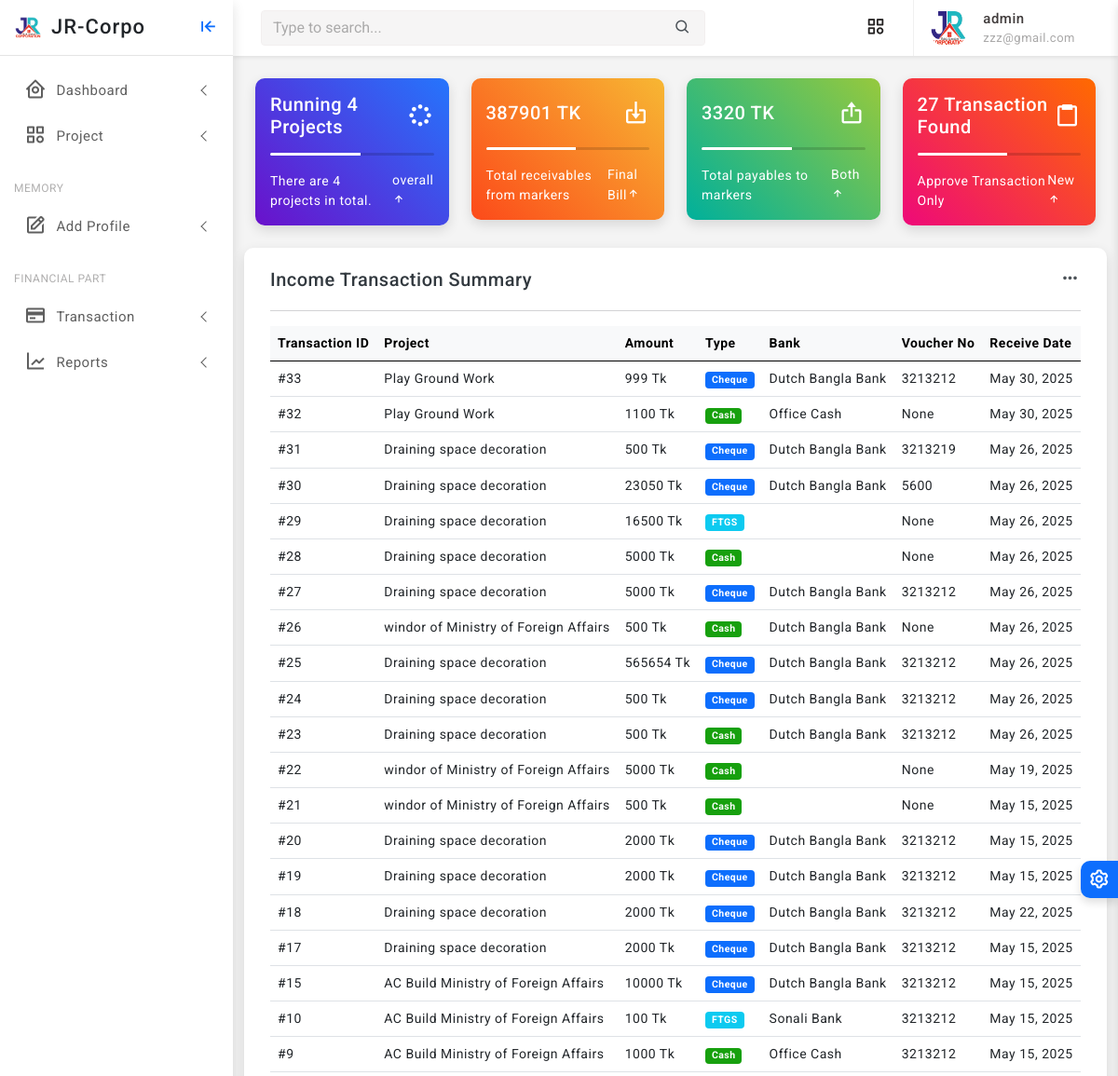
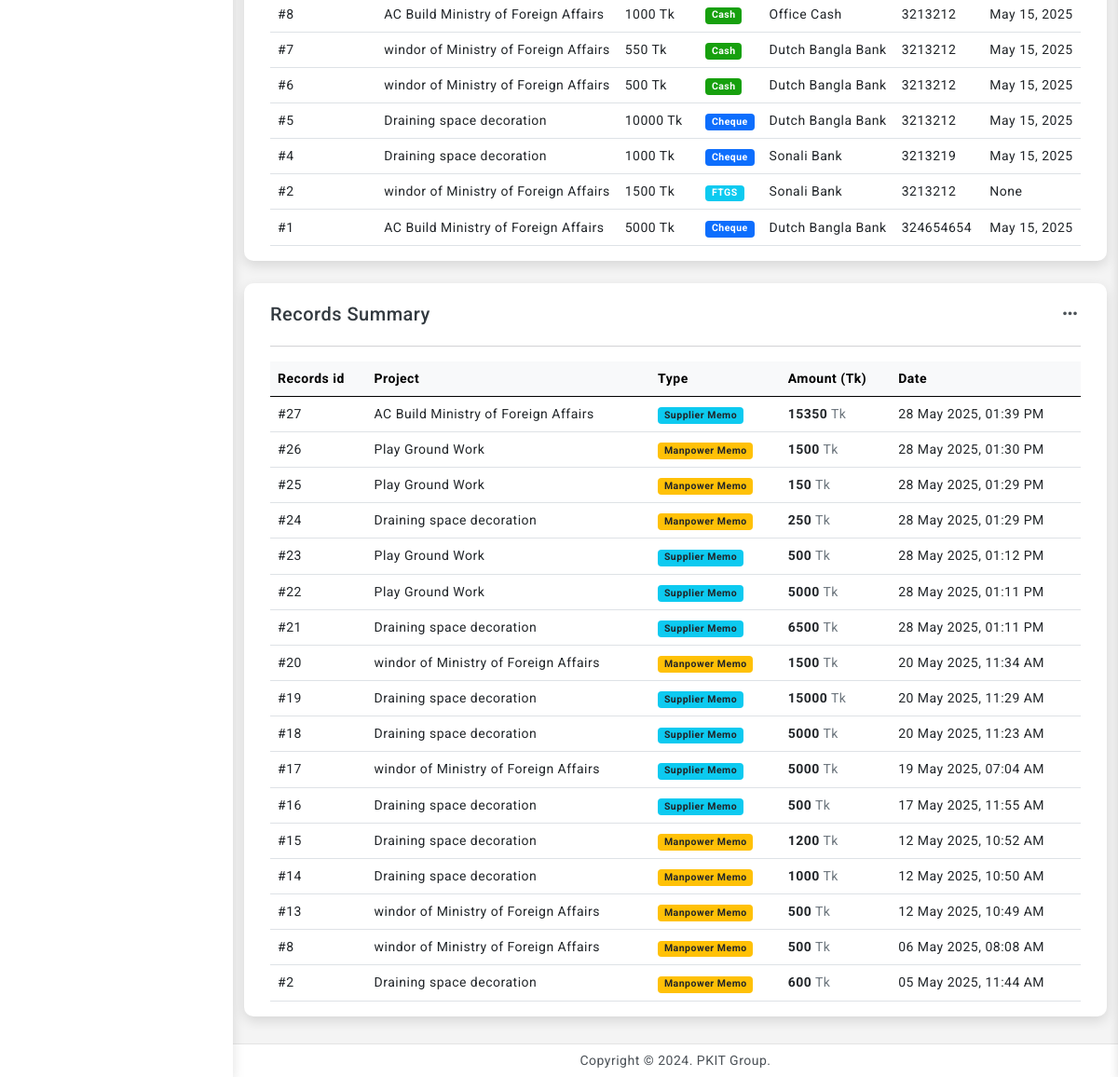
The app's page / (signed in) with its own data (2 pictures, top to bottom).
### finance/models.py (models this page shows, shortened)
class Transaction(models.Model):
    TYPE_CHOICES = [
        ('CASH', 'Cash'),
        ('BANK', 'Bank Deposit'),
        ('MOBILE', 'Bkash / Nogod / Rocket'),
        ('CHEQUE', 'Cheque'),
    ]
    STATUS_CHOICES = [
        ('PENDING', 'Pending'),
        ('APPROVED', 'Approved'),
        ('CANCELLED', 'Cancelled'),
    ]
    project = models.ForeignKey('core.Project', on_delete=models.CASCADE, related_name='transactions')
    amount = models.PositiveIntegerField(help_text="Maximum allowed is 10,000,000 TK")
    type = models.CharField(max_length=10, choices=TYPE_CHOICES)
    bank = models.ForeignKey('Bank', on_delete=models.SET_NULL, null=True, blank=True)
    cheque_number = models.CharField(max_length=50, blank=True, null=True)
    cheque_date = models.DateField(blank=True, null=True)
    voucher_no = models.CharField(max_length=100, null=True, blank=True)
    voucher_date = models.DateField(null=True, blank=True,)
    receive_date = models.DateField(null=True, blank=True)
    status = models.CharField(max_length=10, choices=STATUS_CHOICES, default='PENDING')
    company_account = models.ForeignKey('BankAccount', on_delete=models.PROTECT)
    created_at = models.DateTimeField(auto_now_add=True, help_text="Transaction creation timestamp")
    updated_at = models.DateTimeField(auto_now=True, help_text="Transaction last updated")
    class Meta:
        verbose_name = "Transaction"
        verbose_name_plural = "Transactions"
        ordering = ['-voucher_date']

class Bank(models.Model):
    name = models.CharField(max_length=100)

### core/models.py (models this page shows, shortened)
class Project(models.Model):
    STATUS_CHOICES = [
        ('RUNNING', 'Running'),
        ('TRIAL', 'Trial Period'),
        ('CLOSED', 'Closed'),
        ('OTHER', 'Other'),
    ]
    company = models.ForeignKey(Company, on_delete=models.CASCADE, related_name='projects')
    name = models.CharField(max_length=255)
    location = models.CharField(max_length=255)
    approximate_bill = models.PositiveIntegerField(default=0)
    current_cost = models.PositiveIntegerField(default=0, null=True, blank=True)
    final_bill = models.PositiveIntegerField(default=0, null=True, blank=True)
    current_paid = models.PositiveIntegerField(default=0, null=True, blank=True)
    created_at = models.DateTimeField(auto_now_add=True)
    updated_at = models.DateTimeField(auto_now=True)
    status = models.CharField(max_length=10, null=True, blank=True, choices=STATUS_CHOICES, default='RUNNING')

class Record(models.Model):
    memo = models.ForeignKey(
        'Memo',
        on_delete=models.CASCADE,
        null=True,
        blank=True,
        related_name='records'
    )
    manpower = models.ForeignKey(
        'ManpowerMemo',
        on_delete=models.CASCADE,
        null=True,
        blank=True,
        related_name='records'
    )
    project = models.ForeignKey('Project', on_delete=models.CASCADE)
    amount = models.PositiveIntegerField()
    created_at = models.DateTimeField(auto_now_add=True)

### accounts/views.py (the view)
# urls.py: path('', home_view, name='home'),
@login_required
def home_view(request):
    if request.user.is_staff:
        projects = Project.objects.filter(status='RUNNING').count()
        all_projects = Project.objects.all().count()
        all_transaction= Transaction.objects.filter(status='APPROVED').count()
        records = Record.objects.select_related('memo', 'manpower', 'project').order_by('-created_at')[:50]
        transactions = Transaction.objects.select_related('project', 'bank', 'company_account').order_by('-created_at')[:50]
        total_receivables = get_total_receivables_from_running_projects()
        total_market_due = get_total_market_payables()
        total_manpower_due = get_total_manpower_payables()
        total_all_due = total_market_due + total_manpower_due
        context = {'projects': projects,
                   'all_projects': all_projects,
                   'total_receivables': total_receivables,
                   'total_all_due':total_all_due,
                   'all_transaction': all_transaction,
                   'records': records,
                   'transactions': transactions,}
        return render(request, 'home_staff.html', context)
    else:
        return render(request, 'home.html')

### accounts/views.py (called while the page is built)
def get_total_receivables_from_running_projects():
    receivables = Project.objects.filter(
        status='RUNNING',
        final_bill__gt=0  # Exclude 0 and None
    ).annotate(
        due=ExpressionWrapper(F('final_bill') - F('current_paid'), output_field=IntegerField())
    ).aggregate(
        total_due=Sum('due')
    )
    return receivables['total_due'] or 0

def get_total_market_payables():
    payables = Memo.objects.annotate(
        due=ExpressionWrapper(F('amount') - F('payment_balance'), output_field=IntegerField())
    ).aggregate(
        total_due=Sum('due')
    )
    return payables['total_due'] or 0

def get_total_manpower_payables():
    payables = ManpowerMemo.objects.annotate(
        due=ExpressionWrapper(F('amount') - F('payment_balance'), output_field=IntegerField())
    ).aggregate(
        total_due=Sum('due')
    )
    return payables['total_due'] or 0

### accounts/templates/home_staff.html (shortened to what this page needs)
{% extends 'partials/base0.html' %}
{% block content %}
    					<div class="row row-cols-1 row-cols-md-2 row-cols-xl-4">
						<div class="col">
							<div class="card radius-10 bg-gradient-deepblue">
							 <div class="card-body">
								<div class="d-flex align-items-center">
									<h5 class="mb-0 text-white">Running {{projects}} Projects</h5>
									<div class="ms-auto">
                                        <i class='bx bx-loader-circle bx-spin fs-3 text-white'></i>
									</div>
								</div>
								<div class="progress my-3 bg-light-transparent" style="height:3px;">
									<div class="progress-bar bg-white" role="progressbar" style="width: 55%" aria-valuenow="25" aria-valuemin="0" aria-valuemax="100"></div>
								</div>
								<div class="d-flex align-items-center text-white">
									<p class="mb-0">There are {{all_projects}} projects in total.</p>
									<p class="mb-0 ms-auto">overall<span><i class='bx bx-up-arrow-alt'></i></span></p>
								</div>
							</div>
						  </div>
						</div>
						<div class="col">
							<div class="card radius-10 bg-gradient-orange">
							<div class="card-body">
								<div class="d-flex align-items-center">
									<h5 class="mb-0 text-white">{{total_receivables}} TK</h5>
									<div class="ms-auto">
                                        <i class='bx bx-import fs-3 text-white'></i>
									</div>
								</div>
								<div class="progress my-3 bg-light-transparent" style="height:3px;">
									<div class="progress-bar bg-white" role="progressbar" style="width: 55%" aria-valuenow="25" aria-valuemin="0" aria-valuemax="100"></div>
								</div>
								<div class="d-flex align-items-center text-white">
									<p class="mb-0">Total receivables from markers</p>
									<p class="mb-0 ms-auto">Final Bill<span><i class='bx bx-up-arrow-alt'></i></span></p>
								</div>
							</div>
						  </div>
						</div>
						<div class="col">
							<div class="card radius-10 bg-gradient-ohhappiness">
							<div class="card-body">
								<div class="d-flex align-items-center">
									<h5 class="mb-0 text-white">{{total_all_due}} TK</h5>
									<div class="ms-auto">
                                      <i class='bx bx-export fs-3 text-white'></i>
									</div>
								</div>
								<div class="progress my-3 bg-light-transparent" style="height:3px;">
									<div class="progress-bar bg-white" role="progressbar" style="width: 55%" aria-valuenow="25" aria-valuemin="0" aria-valuemax="100"></div>
								</div>
								<div class="d-flex align-items-center text-white">
									<p class="mb-0">Total payables to markers</p>
									<p class="mb-0 ms-auto">Both<span><i class='bx bx-up-arrow-alt'></i></span></p>
								</div>
							</div>
						</div>
						</div>
						<div class="col">
							<div class="card radius-10 bg-gradient-ibiza">
							 <div class="card-body">
								<div class="d-flex align-items-center">
									<h5 class="mb-0 text-white">{{all_transaction}} Transaction  Found </h5>
									<div class="ms-auto">
                                       <i class='bx bx-clipboard fs-3 text-white'></i>
									</div>
								</div>
								<div class="progress my-3 bg-light-transparent" style="height:3px;">
									<div class="progress-bar bg-white" role="progressbar" style="width: 55%" aria-valuenow="25" aria-valuemin="0" aria-valuemax="100"></div>
								</div>
								<div class="d-flex align-items-center text-white">
									<p class="mb-0">Approve Transaction Only</p>
									<p class="mb-0 ms-auto">New<span><i class='bx bx-up-arrow-alt'></i></span></p>
								</div>
							</div>
						 </div>
						</div>
					</div>
				<div class="row">
					<div class="card radius-10">
						<div class="card-body">
							<div class="d-flex align-items-center">
								<div>
									<h5 class="mb-0">Income Transaction Summary</h5>
								</div>
								<div class="font-22 ms-auto"><i class="bx bx-dots-horizontal-rounded"></i>
								</div>
							</div>
							<hr>
							<div class="table-responsive">
				<table class="table align-middle mb-0">
					<thead class="table-light">
						<tr>
							<th>Transaction ID</th>
							<th>Project</th>
							<th>Amount</th>
							<th>Type</th>
							<th>Bank</th>
							<th>Voucher No</th>
							<th>Receive Date</th>
						</tr>
					</thead>
					<tbody>
						{% for txn in transactions %}
						<tr>
							<td>#{{ txn.id }}</td>
							<td>{{ txn.project.name }}</td>
							<td>{{ txn.amount }} Tk</td>
							<td>
								<span class="badge
									{% if txn.type == 'CASH' %} bg-success
									{% elif txn.type == 'CHEQUE' %} bg-primary
									{% elif txn.type == 'FTGS' %} bg-info
									{% elif txn.type == 'OTHER' %} bg-warning
									{% else %} bg-secondary {% endif %}">
									{{ txn.get_type_display }}
								</span>
							</td>
							<td>{{ txn.bank.name }}</td>
							<td>{{ txn.voucher_no }}</td>
							<td>{{ txn.receive_date }}</td>
						</tr>
						{% empty %}
						<tr>
							<td colspan="8" class="text-center">No transactions found</td>
						</tr>
						{% endfor %}
					</tbody>
				</table>
			</div>
						</div>
					</div>
					<div class="card radius-10">
						<div class="card-body">
							<div class="d-flex align-items-center">
								<div>
									<h5 class="mb-0">Records Summary</h5>
								</div>
								<div class="font-22 ms-auto"><i class="bx bx-dots-horizontal-rounded"></i>
								</div>
							</div>
							<hr>
							<div class="table-responsive">
								<table class="table align-middle mb-0">
									<thead class="table-light">
										<tr>
											<th>Records id</th>
											<th>Project</th>
											<th>Type</th>
											<th>Amount (Tk)</th>
											<th>Date</th>
										</tr>
									</thead>
									<tbody>
										{% for record in records %}
										<tr >
											<td>#{{ record.id }}</td>
											<td>
												{{ record.project.name }}
											</td>
											<td>
												{% if record.memo %}
													<span class="badge bg-info text-dark">Supplier Memo</span>
												{% elif record.manpower %}
													<span class="badge bg-warning text-dark">Manpower Memo</span>
												{% else %}
													<span class="badge bg-secondary">N/A</span>
												{% endif %}
											</td>
											<td><strong>{{ record.amount }}</strong> <span class="text-muted">Tk</span></td>
											<td>
												<span class="text-nowrap">{{ record.created_at|date:"d M Y, h:i A" }}</span>
											</td>
										</tr>
										{% empty %}
										<tr>
											<td colspan="5" class="text-center text-muted">No records found</td>
										</tr>
										{% endfor %}
									</tbody>
								</table>
							</div>
						</div>
					</div>
{% endblock %}

### templates/partials/base0.html (shortened to what this page needs)
<!doctype html>
<html lang="en">
{% load static %}
<head>
	<link href="{% static 'assets/plugins/vectormap/jquery-jvectormap-2.0.2.css' %}" rel="stylesheet"/>
	<link href="{% static 'assets/plugins/simplebar/css/simplebar.css' %}" rel="stylesheet" />
	<link href="{% static 'assets/plugins/perfect-scrollbar/css/perfect-scrollbar.css' %}" rel="stylesheet" />
	<link href="{% static 'assets/plugins/metismenu/css/metisMenu.min.css' %}" rel="stylesheet" />
	<link href="{% static 'assets/css/pace.min.css' %}" rel="stylesheet" />
	<link href="{% static 'assets/css/bootstrap.min.css' %}" rel="stylesheet">
	<link href="{% static 'assets/css/app.css' %}" rel="stylesheet">
	<link href="{% static 'assets/css/icons.css' %}" rel="stylesheet">
	<link rel="stylesheet" href="{% static 'assets/css/dark-theme.css' %}" />
	<link rel="stylesheet" href="{% static 'assets/css/semi-dark.css' %}" />
	<link rel="stylesheet" href="{% static 'assets/css/header-colors.css' %}" />
		<link rel="stylesheet" href="https://use.fontawesome.com/releases/v5.15.2/css/all.css"
>
</head>
<body>
	<div class="wrapper">
		<div class="sidebar-wrapper" data-simplebar="true">
			<div class="sidebar-header">
				<div>
					<img src="{% static 'assets/images/jr.png' %} " class="logo-icon" alt="logo icon">
				</div>
				<div>
				<a href="{% url 'home' %}" class="text-decoration-none">
					<h4 class="logo-text text-dark">JR-Corpo</h4>
				</a>
				</div>
				<div class="toggle-icon ms-auto"><i class='bx bx-arrow-to-left'></i>
				</div>
			</div>
			<ul class="metismenu" id="menu">
				<li>
					<a href="javascript:;" class="has-arrow">
						<div class="parent-icon"><i class='bx bx-home-circle'></i>
						</div>
						<div class="menu-title">Dashboard</div>
					</a>
				</li>
				<li>
					<a href="javascript:;" class="has-arrow">
						<div class="parent-icon"><i class="bx bx-category"></i>
						</div>
						<div class="menu-title">Project</div>
					</a>
						<li> <a href="{% url 'all_project_list' %}">All Project Add</a></li></li>
					</ul>
				<li class="menu-label">Memory</li>
				<li>
					<a class="has-arrow" href="javascript:;">
						<div class="parent-icon"><i class='bx bx-edit'></i>
						</div>
						<div class="menu-title">Add Profile </div>
					</a>
				</li>
				<li class="menu-label">Financial Part</li>
				<li>
					<a class="has-arrow" href="javascript:;">
						<div class="parent-icon"><i class='bx bx-credit-card'></i>
						</div>
						<div class="menu-title">Transaction </div>
					</a>
				</li>
				<li>
					<a class="has-arrow" href="javascript:;">
						<div class="parent-icon"><i class='bx bx-line-chart'></i>
						</div>
						<div class="menu-title">Reports </div>
					</a>
				</li>
		</div>
	<header>
			<div class="topbar d-flex align-items-center">
				<nav class="navbar navbar-expand">
					<div class="search-bar flex-grow-1">
						<div class="position-relative search-bar-box">
							<input type="text" class="form-control search-control" placeholder="Type to search..."> <span class="position-absolute top-50 search-show translate-middle-y"><i class='bx bx-search'></i></span>
						</div>
					</div>
					<div class="top-menu ms-auto">
						<ul class="navbar-nav align-items-center">
							<li class="nav-item dropdown dropdown-large">
								<a class="nav-link dropdown-toggle dropdown-toggle-nocaret" href="#" role="button" data-bs-toggle="dropdown" aria-expanded="false">	<i class='bx bx-category'></i>
								</a>
							</li>
						</ul>
					</div>
					<div class="user-box dropdown">
						<a class="d-flex align-items-center nav-link dropdown-toggle dropdown-toggle-nocaret" href="#" role="button" data-bs-toggle="dropdown" aria-expanded="false">
							<img src="{% static 'assets/images/jr.png' %}" class="user-img" alt="user avatar">
							<div class="user-info ps-3">
								<p class="user-name mb-0">{{ user.username }}</p>
								<p class="designattion mb-0">{{ user.email }}</p>
							</div>
						</a>
					</div>
				</nav>
			</div>
	</header>
		<div class="page-wrapper">
			<div class="page-content">
				{% block content %}
				{% endblock %}
			</div>
		</div>
		<footer class="page-footer">
			<p class="mb-0">Copyright © 2024. PKIT Group.</p>
		</footer>
	</div>
	<div class="switcher-wrapper">
		<div class="switcher-btn"> <i class='bx bx-cog bx-spin'></i>
		</div>
	</div>
</body>
</html>

### records on screen
Transaction: id "33", project.name "Play Ground Work", amount "999", type "Cheque", bank.name "Dutch Bangla Bank", voucher_no "3213212", receive_date "May 30, 2025"
Transaction: id "32", project.name "Play Ground Work", amount "1100", type "Cash", bank.name "Office Cash", voucher_no "None", receive_date "May 30, 2025"
Transaction: id "31", project.name "Draining space decoration", amount "500", type "Cheque", bank.name "Dutch Bangla Bank", voucher_no "3213219", receive_date "May 26, 2025"
Transaction: id "30", project.name "Draining space decoration", amount "23050", type "Cheque", bank.name "Dutch Bangla Bank", voucher_no "5600", receive_date "May 26, 2025"
Transaction: id "29", project.name "Draining space decoration", amount "16500", type "FTGS", voucher_no "None", receive_date "May 26, 2025"
Transaction: id "28", project.name "Draining space decoration", amount "5000", type "Cash", voucher_no "None", receive_date "May 26, 2025"
Transaction: id "27", project.name "Draining space decoration", amount "5000", type "Cheque", bank.name "Dutch Bangla Bank", voucher_no "3213212", receive_date "May 26, 2025"
Transaction: id "26", project.name "windor of Ministry of Foreign Affairs", amount "500", type "Cash", bank.name "Dutch Bangla Bank", voucher_no "None", receive_date "May 26, 2025"
Transaction: id "25", project.name "Draining space decoration", amount "565654", type "Cheque", bank.name "Dutch Bangla Bank", voucher_no "3213212", receive_date "May 26, 2025"
Transaction: id "24", project.name "Draining space decoration", amount "500", type "Cheque", bank.name "Dutch Bangla Bank", voucher_no "3213212", receive_date "May 26, 2025"
Transaction: id "23", project.name "Draining space decoration", amount "500", type "Cash", bank.name "Dutch Bangla Bank", voucher_no "3213212", receive_date "May 26, 2025"
Transaction: id "22", project.name "windor of Ministry of Foreign Affairs", amount "5000", type "Cash", voucher_no "None", receive_date "May 19, 2025"
Transaction: id "21", project.name "windor of Ministry of Foreign Affairs", amount "500", type "Cash", voucher_no "None", receive_date "May 15, 2025"
Transaction: id "20", project.name "Draining space decoration", amount "2000", type "Cheque", bank.name "Dutch Bangla Bank", voucher_no "3213212", receive_date "May 15, 2025"
Transaction: id "19", project.name "Draining space decoration", amount "2000", type "Cheque", bank.name "Dutch Bangla Bank", voucher_no "3213212", receive_date "May 15, 2025"
Transaction: id "18", project.name "Draining space decoration", amount "2000", type "Cheque", bank.name "Dutch Bangla Bank", voucher_no "3213212", receive_date "May 22, 2025"
Transaction: id "17", project.name "Draining space decoration", amount "2000", type "Cheque", bank.name "Dutch Bangla Bank", voucher_no "3213212", receive_date "May 15, 2025"
Transaction: id "15", project.name "AC Build Ministry of Foreign Affairs", amount "10000", type "Cheque", bank.name "Dutch Bangla Bank", voucher_no "3213212", receive_date "May 15, 2025"
Transaction: id "10", project.name "AC Build Ministry of Foreign Affairs", amount "100", type "FTGS", bank.name "Sonali Bank", voucher_no "3213212", receive_date "May 15, 2025"
Transaction: id "9", project.name "AC Build Ministry of Foreign Affairs", amount "1000", type "Cash", bank.name "Office Cash", voucher_no "3213212", receive_date "May 15, 2025"
Transaction: id "8", project.name "AC Build Ministry of Foreign Affairs", amount "1000", type "Cash", bank.name "Office Cash", voucher_no "3213212", receive_date "May 15, 2025"
Transaction: id "7", project.name "windor of Ministry of Foreign Affairs", amount "550", type "Cash", bank.name "Dutch Bangla Bank", voucher_no "3213212", receive_date "May 15, 2025"
Transaction: id "6", project.name "windor of Ministry of Foreign Affairs", amount "500", type "Cash", bank.name "Dutch Bangla Bank", voucher_no "3213212", receive_date "May 15, 2025"
Transaction: id "5", project.name "Draining space decoration", amount "10000", type "Cheque", bank.name "Dutch Bangla Bank", voucher_no "3213212", receive_date "May 15, 2025"
Transaction: id "4", project.name "Draining space decoration", amount "1000", type "Cheque", bank.name "Sonali Bank", voucher_no "3213219", receive_date "May 15, 2025"
Transaction: id "2", project.name "windor of Ministry of Foreign Affairs", amount "1500", type "FTGS", bank.name "Sonali Bank", voucher_no "3213212", receive_date "None"
Transaction: id "1", project.name "AC Build Ministry of Foreign Affairs", amount "5000", type "Cheque", bank.name "Dutch Bangla Bank", voucher_no "324654654", receive_date "May 15, 2025"
Record: id "27", project.name "AC Build Ministry of Foreign Affairs", shows "Supplier Memo", amount "15350", created_at "28 May 2025, 01:39 PM"
Record: id "26", project.name "Play Ground Work", shows "Manpower Memo", amount "1500", created_at "28 May 2025, 01:30 PM"
Record: id "25", project.name "Play Ground Work", shows "Manpower Memo", amount "150", created_at "28 May 2025, 01:29 PM"
Record: id "24", project.name "Draining space decoration", shows "Manpower Memo", amount "250", created_at "28 May 2025, 01:29 PM"
Record: id "23", project.name "Play Ground Work", shows "Supplier Memo", amount "500", created_at "28 May 2025, 01:12 PM"
Record: id "22", project.name "Play Ground Work", shows "Supplier Memo", amount "5000", created_at "28 May 2025, 01:11 PM"
Record: id "21", project.name "Draining space decoration", shows "Supplier Memo", amount "6500", created_at "28 May 2025, 01:11 PM"
Record: id "20", project.name "windor of Ministry of Foreign Affairs", shows "Manpower Memo", amount "1500", created_at "20 May 2025, 11:34 AM"
Record: id "19", project.name "Draining space decoration", shows "Supplier Memo", amount "15000", created_at "20 May 2025, 11:29 AM"
Record: id "18", project.name "Draining space decoration", shows "Supplier Memo", amount "5000", created_at "20 May 2025, 11:23 AM"
Record: id "17", project.name "windor of Ministry of Foreign Affairs", shows "Supplier Memo", amount "5000", created_at "19 May 2025, 07:04 AM"
Record: id "16", project.name "Draining space decoration", shows "Supplier Memo", amount "500", created_at "17 May 2025, 11:55 AM"
Record: id "15", project.name "Draining space decoration", shows "Manpower Memo", amount "1200", created_at "12 May 2025, 10:52 AM"
Record: id "14", project.name "Draining space decoration", shows "Manpower Memo", amount "1000", created_at "12 May 2025, 10:50 AM"
Record: id "13", project.name "windor of Ministry of Foreign Affairs", shows "Manpower Memo", amount "500", created_at "12 May 2025, 10:49 AM"
Record: id "8", project.name "windor of Ministry of Foreign Affairs", shows "Manpower Memo", amount "500", created_at "06 May 2025, 08:08 AM"
Record: id "2", project.name "Draining space decoration", shows "Manpower Memo", amount "600", created_at "05 May 2025, 11:44 AM"

### other values on screen
{{ user.username }} "admin"
{{ user.email }} "zzz@gmail.com"
{{ projects }} "4"
{{ all_projects }} "4"
{{ total_receivables }} "387901"
{{ total_all_due }} "3320"
{{ all_transaction }} "27"
